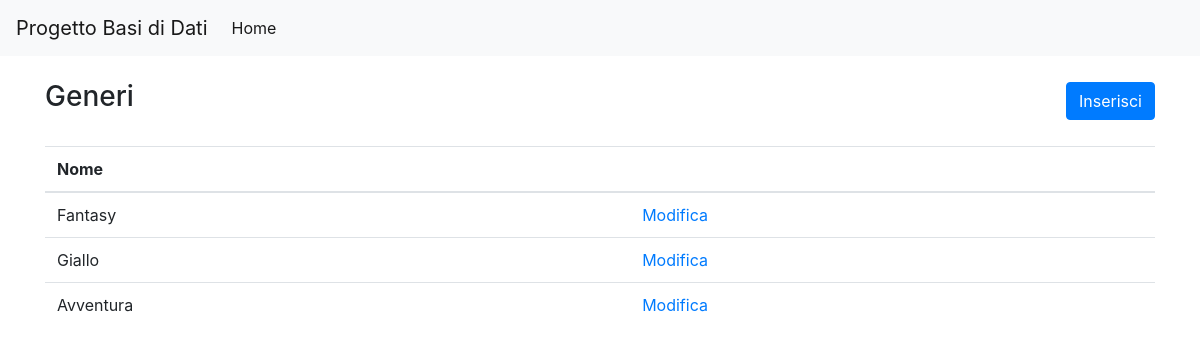
The app's page /sito/genere/index.php with its own data.
### tables this page shows
CREATE TABLE generi (
  id   INT         NOT NULL AUTO_INCREMENT,
  nome VARCHAR(50) NOT NULL,
  PRIMARY KEY (id)
);

### sito/ConnessioneSQL.php (called while the page is built, shortened)
<?php
class ConnessioneSQL
{
    private $servername = "localhost";
    private $username = "root";
    private $password = "";
    private $dbname = "progetto_database";
    private $conn;
    public function __construct()
    {
        $this->conn = new mysqli($this->servername, $this->username, $this->password, $this->dbname);
    }
    public function query($sql)
    {
        return $this->conn->query($sql);
    }
    public function select($table, $fields = '*', $other = '')
    {
        $fields = is_array($fields) ? implode(', ', $fields) : $fields;
        $results = $this->query("SELECT {$fields} FROM {$table} {$other}");
        return $results->fetch_all(MYSQLI_ASSOC);
    }
}

### sito/genere/index.php (the view)
<?php require '../partials/head.php' ?>
<div class="d-flex justify-content-between align-items-center mb-4">
    <h3>Generi</h3>
    <a href="inserisci.php" class="btn btn-primary">Inserisci</a>
</div>
<table class="table">
    <thead>
        <tr>
            <th>Nome</th>
            <th></th>
        </tr>
    </thead>
    <tbody>
        <?php
        require "../ConnessioneSQL.php";
        $connessione = new ConnessioneSQL();
        $risultato = $connessione->select('generi');
        if (count($risultato) > 0) {
            foreach ($risultato as $row) {
                ?>
                <tr>
                    <td><?php echo $row["nome"] ?></td>
                    <td><a href="modifica.php?id=<?php echo $row["id"] ?>">Modifica</a></td>
                </tr>
                <?php
            }
        } else {
            ?>
            <tr>
                <td rowspan="4">Non ci sono record.</td>
            </tr>
            <?php
        }
        ?>
    </tbody>
</table>
<?php require '../partials/footer.php' ?>

### records on screen
generi: nome "Fantasy"
generi: nome "Giallo"
generi: nome "Avventura"
